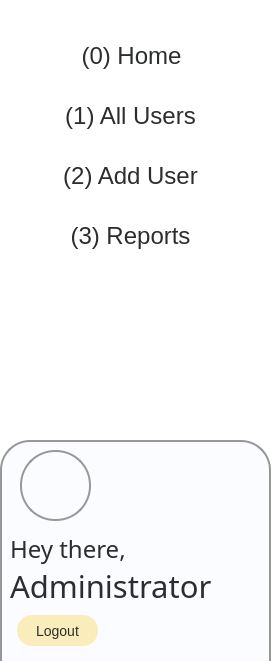
   <widget class="QFrame" name="aSideNav">
    <property name="geometry">
     <rect>
      <x>0</x>
      <y>0</y>
      <width>271</width>
      <height>661</height>
     </rect>
    </property>
    <property name="autoFillBackground">
     <bool>false</bool>
    </property>
    <property name="styleSheet">
     <string notr="true">backgorund-color:#fffffff;
</string>
    </property>
    <property name="frameShape">
     <enum>QFrame::Box</enum>
    </property>
    <property name="frameShadow">
     <enum>QFrame::Raised</enum>
    </property>
    <widget class="QFrame" name="UserGreeting">
     <property name="geometry">
      <rect>
       <x>0</x>
       <y>440</y>
       <width>271</width>
       <height>261</height>
      </rect>
     </property>
     <property name="autoFillBackground">
      <bool>false</bool>
     </property>
     <property name="styleSheet">
      <string notr="true">background:#FAFCFF;
border: 2.3px solid #979797;
border-radius: 30px;
font-size: 18px;
line-height: 33px;
</string>
     </property>
     <property name="frameShape">
      <enum>QFrame::Box</enum>
     </property>
     <property name="frameShadow">
      <enum>QFrame::Raised</enum>
     </property>
     <widget class="QLabel" name="labelAdminName">
      <property name="geometry">
       <rect>
        <x>10</x>
        <y>120</y>
        <width>251</width>
        <height>51</height>
       </rect>
      </property>
      <property name="styleSheet">
       <string notr="true">font-family: Quicksand;
font-style: thin;
font-weight: 200;
font-size: 23pt;
line-height: 23px;
color: #2B2D2F;
border-color: white;
border: 0px;</string>
      </property>
      <property name="text">
       <string>Administrator</string>
      </property>
      <property name="scaledContents">
       <bool>false</bool>
      </property>
      <property name="alignment">
       <set>Qt::AlignLeading|Qt::AlignLeft|Qt::AlignVCenter</set>
      </property>
      <property name="margin">
       <number>13</number>
      </property>
     </widget>
     <widget class="QLabel" name="labelGreeting">
      <property name="geometry">
       <rect>
        <x>10</x>
        <y>83</y>
        <width>141</width>
        <height>51</height>
       </rect>
      </property>
      <property name="styleSheet">
       <string notr="true">font-family: Quicksand;
font-style: thin;
font-weight: 200;
font-size: 18pt;
line-height: 23px;
color: #2B2D2F;
border-color: white;
border: 0px;</string>
      </property>
      <property name="text">
       <string>Hey there,</string>
      </property>
      <property name="scaledContents">
       <bool>false</bool>
      </property>
      <property name="alignment">
       <set>Qt::AlignLeading|Qt::AlignLeft|Qt::AlignVCenter</set>
      </property>
      <property name="margin">
       <number>13</number>
      </property>
     </widget>
     <widget class="QPushButton" name="pbLogout">
      <property name="geometry">
       <rect>
        <x>17</x>
        <y>175</y>
        <width>81</width>
        <height>31</height>
       </rect>
      </property>
      <property name="cursor">
       <cursorShape>PointingHandCursor</cursorShape>
      </property>
      <property name="styleSheet">
       <string notr="true">background: rgba(252, 219, 100, 0.44);
border: 2.3px rgba(252, 219, 100, 0.44);
border-radius: 15px;
font-size: 14px;
line-height: 23px;
color: #2B2D2F;</string>
      </property>
      <property name="text">
       <string>Logout</string>
      </property>
     </widget>
     <widget class="QLabel" name="labelAdminPicture">
      <property name="geometry">
       <rect>
        <x>20</x>
        <y>10</y>
        <width>71</width>
        <height>71</height>
       </rect>
      </property>
      <property name="styleSheet">
       <string notr="true">border-radius: 35px;
</string>
      </property>
      <property name="frameShadow">
       <enum>QFrame::Plain</enum>
      </property>
      <property name="lineWidth">
       <number>0</number>
      </property>
      <property name="text">
       <string/>
      </property>
      <property name="pixmap">
       <pixmap resource="Resource.qrc">:/res/images/admin.png</pixmap>
      </property>
      <property name="scaledContents">
       <bool>true</bool>
      </property>
     </widget>
    </widget>
    <widget class="QPushButton" name="pbHome">
     <property name="geometry">
      <rect>
       <x>11</x>
       <y>30</y>
       <width>241</width>
       <height>51</height>
      </rect>
     </property>
     <property name="cursor">
      <cursorShape>PointingHandCursor</cursorShape>
     </property>
     <property name="styleSheet">
      <string notr="true">font-size: 18pt;
line-height: 23px;
color: #2B2D2F;
border-radius: 23px;
border-color: black;</string>
     </property>
     <property name="text">
      <string>(0) Home</string>
     </property>
    </widget>
    <widget class="QPushButton" name="pbAllUsers">
     <property name="geometry">
      <rect>
       <x>10</x>
       <y>90</y>
       <width>241</width>
       <height>51</height>
      </rect>
     </property>
     <property name="cursor">
      <cursorShape>PointingHandCursor</cursorShape>
     </property>
     <property name="styleSheet">
      <string notr="true">font-size: 18pt;
line-height: 23px;
color: #2B2D2F;
border-radius: 23px;
border-color: black;</string>
     </property>
     <property name="text">
      <string>(1) All Users</string>
     </property>
    </widget>
    <widget class="QPushButton" name="pbAddUser">
     <property name="geometry">
      <rect>
       <x>10</x>
       <y>150</y>
       <width>241</width>
       <height>51</height>
      </rect>
     </property>
     <property name="cursor">
      <cursorShape>PointingHandCursor</cursorShape>
     </property>
     <property name="styleSheet">
      <string notr="true">font-size: 18pt;
line-height: 23px;
color: #2B2D2F;
border-radius: 23px;
border-color: black;</string>
     </property>
     <property name="text">
      <string>(2) Add User</string>
     </property>
    </widget>
    <widget class="QPushButton" name="pbReports">
     <property name="geometry">
      <rect>
       <x>10</x>
       <y>210</y>
       <width>241</width>
       <height>51</height>
      </rect>
     </property>
     <property name="cursor">
      <cursorShape>PointingHandCursor</cursorShape>
     </property>
     <property name="styleSheet">
      <string notr="true">font-size: 18pt;
line-height: 23px;
color: #2B2D2F;
border-radius: 23px;
border-color: black;</string>
     </property>
     <property name="text">
      <string>(3) Reports</string>
     </property>
    </widget>
    <widget class="QLabel" name="labelMenuBackground">
     <property name="geometry">
      <rect>
       <x>0</x>
       <y>0</y>
       <width>1071</width>
       <height>661</height>
      </rect>
     </property>
     <property name="styleSheet">
      <string notr="true">background: white;</string>
     </property>
     <property name="text">
      <string/>
     </property>
    </widget>
    <zorder>labelMenuBackground</zorder>
    <zorder>UserGreeting</zorder>
    <zorder>pbHome</zorder>
    <zorder>pbAllUsers</zorder>
    <zorder>pbAddUser</zorder>
    <zorder>pbReports</zorder>
   </widget>
